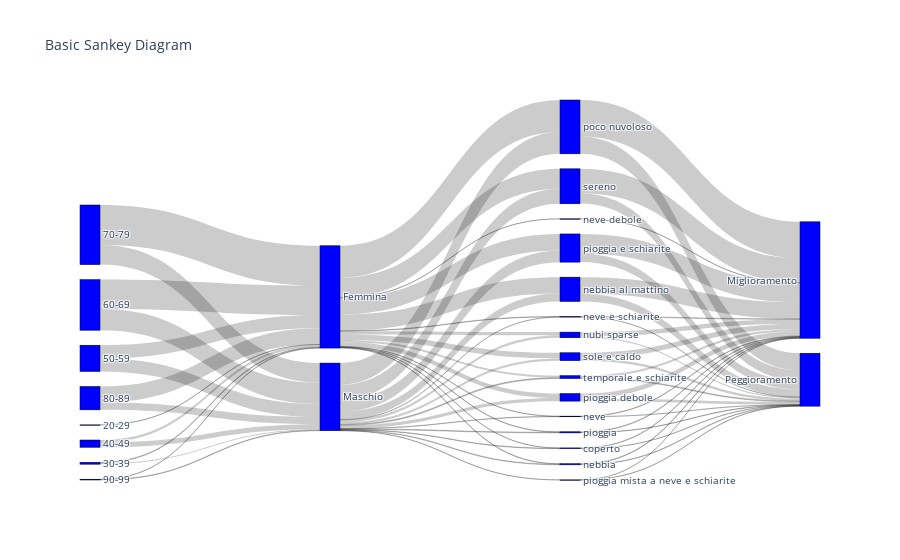

The notebook cell this image was saved under:
### Code cell
import plotly.graph_objects as go
source = [*proms['decade'].drop_duplicates()] * 2
source.sort()
print(source)
print(values)
Tipologia = 'Physical' #@param ["Tutte", "Physical", "Mental"]
pippo(Tipologia)


target = [*proms['modulistica_value'].drop_duplicates()] * len(proms['decade'].drop_duplicates())
target2 = [10,11] * len(proms['decade'].drop_duplicates())
print(target2)

labels = ['0-9','10-19','20-29','30-39','40-49','50-59','60-69','70-79','80-89','90-99','Maschio','Femmina'] + elenco_condizioni + ['Miglioramento', 'Peggioramento']

fig = go.Figure(data=[go.Sankey(
    node = dict(
      pad = 15,
      thickness = 20,
      label = labels,
      line = dict(color = "black", width = 0.5),
      color = "blue"
    ),
    link = dict(
      source = source + sourceR2 + sourceR3,
      target = target2 + targetR2 + targetR3,
      value = sessi_values + conditions_value_r2 + conditions_value_r3
  ))])

fig.update_layout(title_text="Basic Sankey Diagram", font_size=10)
fig.show()

### Figure 1 — Plotly figure (JSON) as saved in the notebook; plotly's stock layout.template omitted (floating-point values rounded to 4 significant figures)
{"data": [{"link": {"source": [2, 2, 3, 3, 4, 4, 5, 5, 6, 6, 7, 7, 8, 8, 9, 9, 10, 11, 10, 11, 10, 11, 10, 11, 10, 11, 10, 11, 10, 11, 10, 11, 10, 11, 10, 11, 10, 11, 10, 11, 10, 11, 10, 11, 10, 11, 12, 12, 13, 13, 14, 14, 15, 15, 16, 16, 17, 17, 18, 18, 19, 19, 20, 20, 21, 21, 22, 22, 23, 23, 24, 24, 25, 25, 26, 26], "target": [10, 11, 10, 11, 10, 11, 10, 11, 10, 11, 10, 11, 10, 11, 10, 11, 12, 12, 13, 13, 14, 14, 15, 15, 16, 16, 17, 17, 18, 18, 19, 19, 20, 20, 21, 21, 22, 22, 23, 23, 24, 24, 25, 25, 26, 26, 27, 28, 27, 28, 27, 28, 27, 28, 27, 28, 27, 28, 27, 28, 27, 28, 27, 28, 27, 28, 27, 28, 27, 28, 27, 28, 27, 28, 27, 28], "value": [0, 2, 14, 10, 60, 30, 162, 164, 264, 364, 244, 496, 90, 200, 6, 4, 100, 202, 270, 398, 38, 56, 144, 206, 30, 40, 188, 246, 28, 70, 12, 24, 8, 6, 2, 6, 6, 4, 4, 4, 0, 2, 8, 6, 2, 0, 205, 97, 453, 213, 60, 34, 242, 106, 54, 16, 302, 129, 67, 31, 25, 11, 8, 5, 7, 1, 6, 4, 6, 2, 2, 0, 7, 7, 1, 1]}, "node": {"color": "blue", "label": ["0-9", "10-19", "20-29", "30-39", "40-49", "50-59", "60-69", "70-79", "80-89", "90-99", "Maschio", "Femmina", "nebbia al mattino", "poco nuvoloso", "pioggia debole", "pioggia e schiarite", "nubi sparse", "sereno", "sole e caldo", "temporale e schiarite", "pioggia", "neve e schiarite", "coperto", "neve", "neve debole", "nebbia", "pioggia mista a neve e schiarite", "Miglioramento", "Peggioramento"], "line": {"color": "black", "width": 0.5}, "pad": 15, "thickness": 20}, "type": "sankey"}], "layout": {"font": {"size": 10}, "title": {"text": "Basic Sankey Diagram"}}}
